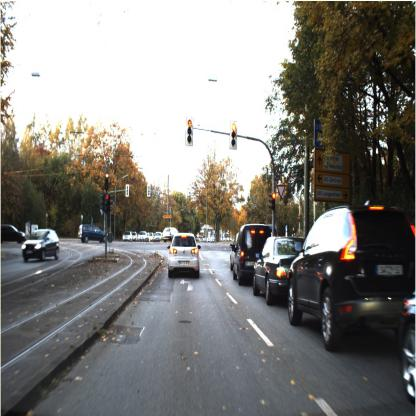
#> input picture Traffic-Signs-1/test/images/00721_jpg.rf.72aefcfbc6f663f5a2cac24d5688befe.jpg, 416 x 416 px; its folder holds only this picture in this run
$ python -i ocr_simple.py   (imports and definitions only)
#> lines starting #> are read from the running program, lines starting #| are printed output that depends on the picture; after the words box and inside, x2 and y2 are one past the last pixel; in counts of white or black regions, pixels touching at a corner belong together
#> further down, picture is the input picture: shape (416, 416, 3); mean B, G, R 125, 128.6, 129.9
"""
OCR simple pour lire les limitations de vitesse sur les panneaux
Utilise easyocr pour lire les chiffres
"""

import cv2
import re
import numpy as np

try:
    import easyocr
    EASYOCR_AVAILABLE = True
except ImportError:
    EASYOCR_AVAILABLE = False

# Initialiser le lecteur OCR (une seule fois)
_reader = None

def get_reader():
    """Initialise et retourne le lecteur OCR"""
    global _reader
    if _reader is None and EASYOCR_AVAILABLE:
        _reader = easyocr.Reader(['en'], gpu=False, verbose=False)
    return _reader


def read_speed_sign(crop_img):
    """
    Lit la vitesse sur un panneau de limitation de vitesse

    Args:
        crop_img: Image cropée du panneau (BGR)

    Returns:
        int or None: Vitesse détectée (20, 30, 50, etc.) ou None
    """
    if crop_img is None or crop_img.size == 0:
        return None

    if not EASYOCR_AVAILABLE:
        return None

    try:
        # Prétraitement pour améliorer OCR
        # Convertir en niveaux de gris
        gray = cv2.cvtColor(crop_img, cv2.COLOR_BGR2GRAY)
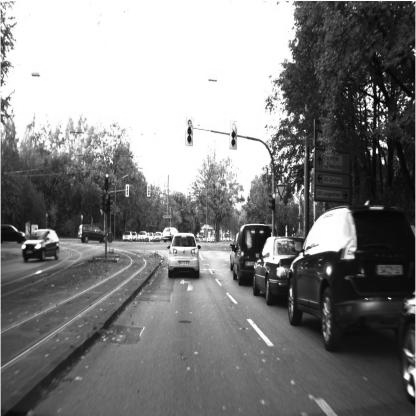
#> gray: shape (416, 416); min 0, max 255, mean 128.6

        # Redimensionner si trop petit (augmenter taille)
        h, w = gray.shape
#> h = 416; w = 416
        if h < 100 or w < 100:
            scale = max(200 / h, 200 / w)  # Plus grand pour meilleure OCR
            gray = cv2.resize(gray, None, fx=scale, fy=scale, interpolation=cv2.INTER_CUBIC)

        # Augmenter contraste
        gray = cv2.equalizeHist(gray)
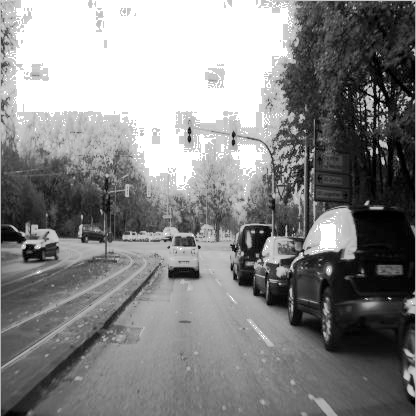
#> gray: shape (416, 416); min 0, max 255, mean 132.8

        # Appliquer seuillage pour avoir noir et blanc net
        _, binary = cv2.threshold(gray, 0, 255, cv2.THRESH_BINARY + cv2.THRESH_OTSU)
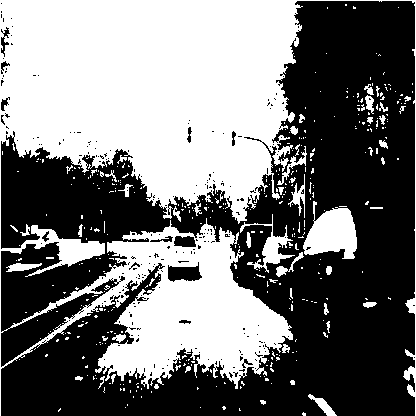
#> binary: shape (416, 416); 45.8% white; 405 white regions (359 under 20 px), largest, box (x1, y1, x2, y2) and area: (0, 0, 416, 416) 72701, (303, 201, 357, 259) 1981, (240, 214, 295, 273) 727

        # Essayer aussi l'inverse
        binary_inv = cv2.bitwise_not(binary)

        # Débruitage
        binary = cv2.medianBlur(binary, 3)
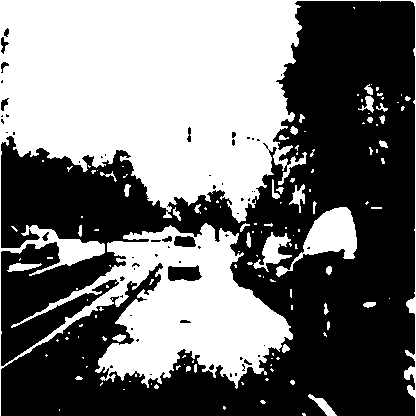
#> binary: shape (416, 416); 45.5% white; 134 white regions (97 under 20 px), largest, box (x1, y1, x2, y2) and area: (0, 0, 416, 416) 73463, (276, 207, 357, 277) 2113, (253, 232, 292, 272) 613
        binary_inv = cv2.medianBlur(binary_inv, 3)

        # OCR sur les deux versions + original
        reader = get_reader()
        if reader is None:
            return None

        results1 = reader.readtext(binary, detail=0, allowlist='0123456789')
        results2 = reader.readtext(binary_inv, detail=0, allowlist='0123456789')
        results3 = reader.readtext(gray, detail=0, allowlist='0123456789')

        # Combiner les résultats
        all_text = ' '.join(results1 + results2 + results3)

        # Extraire tous les nombres
        numbers = re.findall(r'\d+', all_text)

        # Filtrer pour avoir des vitesses valides (10-120)
        valid_speeds = [20, 30, 40, 50, 60, 70, 80, 90, 100, 110, 120]

        for num_str in numbers:
            num = int(num_str)
            # Chercher la vitesse valide exacte ou proche
            if num in valid_speeds:
                return num  # Correspondance exacte
            elif 10 <= num <= 120:
                # Trouver la vitesse valide la plus proche
                closest = min(valid_speeds, key=lambda x: abs(x - num))
                if abs(closest - num) <= 5:  # Tolérance réduite à 5
                    return closest

        return None

    except Exception as e:
        return None


def draw_speed(img, bbox, speed):
    """
    Dessine la limitation de vitesse détectée sur l'image

    Args:
        img: Image BGR
        bbox: Boîte englobante [x1, y1, x2, y2]
        speed: Vitesse détectée (entier)
    """
    x1, y1, x2, y2 = map(int, bbox)

    # Couleur rouge pour limitation de vitesse
    color = (0, 255, 255)

    # Dessiner rectangle
    cv2.rectangle(img, (x1, y1), (x2, y2), color, 3)

    # Texte avec la vitesse
    label = f"{speed} km/h"
    font = cv2.FONT_HERSHEY_SIMPLEX
    font_scale = 1.0
    thickness = 3

    # Taille du texte
    (text_width, text_height), baseline = cv2.getTextSize(label, font, font_scale, thickness)

    # Fond pour le texte
    cv2.rectangle(img,
                 (x1, y1 - text_height - baseline - 10),
                 (x1 + text_width + 10, y1),
                 color, -1)

    # Texte en blanc
    cv2.putText(img, label, (x1 + 5, y1 - 5),
               font, font_scale, (255, 255, 255), thickness)

>>> import cv2
>>> picture = cv2.imread('../Traffic-Signs-1/test/images/00721_jpg.rf.72aefcfbc6f663f5a2cac24d5688befe.jpg')
#> (the run stopped early here; a loop or call above may not have finished)

$ run again, on Traffic-Signs-1/test/images/00836_jpg.rf.c40e8c75ba7a384d566b24ec9f3c91ad.jpg
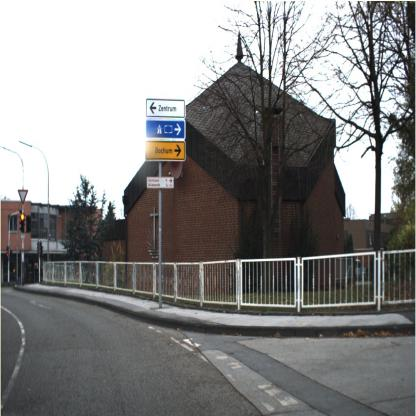
#> input picture Traffic-Signs-1/test/images/00836_jpg.rf.c40e8c75ba7a384d566b24ec9f3c91ad.jpg, 416 x 416 px
#> picture is the input picture: shape (416, 416, 3); mean B, G, R 133, 133.8, 134.2
#> in read_speed_sign, `_, binary = cv2.threshold(gray, 0, 255, cv2.THRESH_BINARY + cv2.THRESH..`:
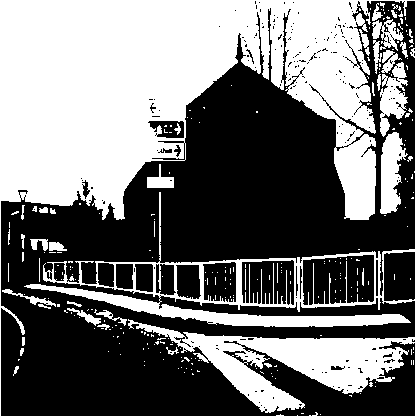
#> binary: shape (416, 416); 45.3% white; 266 white regions (228 under 20 px), largest, box (x1, y1, x2, y2) and area: (0, 0, 416, 416) 72149, (380, 132, 408, 214) 1424, (380, 62, 408, 137) 1138
#> in read_speed_sign, `binary = cv2.medianBlur(binary, 3)`:
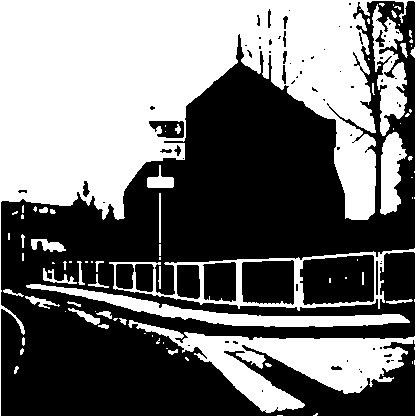
#> binary: shape (416, 416); 45.2% white; 79 white regions (44 under 20 px), largest, box (x1, y1, x2, y2) and area: (0, 0, 416, 416) 68254, (26, 284, 410, 327) 3726, (372, 4, 407, 136) 2236
